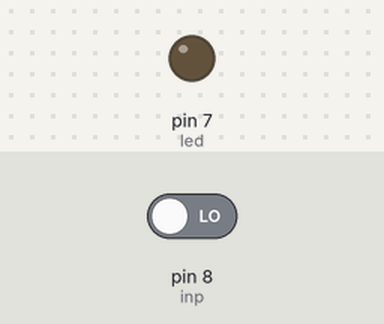
A sketch run on a simulated Arduino Uno, built with avr-gcc and run on an emulated ATmega328P. On the bench: output pins drawn as LEDs (lit = HIGH). The inputs (shaded band) are chosen by the test bench; at power-on: pin 8 (inp) LOW.

Above: at 1.2 s.
1.3 s: pin 8 (inp) driven HIGH
At 1.7 s:
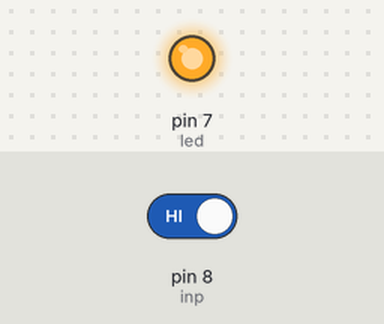
2.8 s: pin 8 (inp) driven LOW
At 4.0 s:
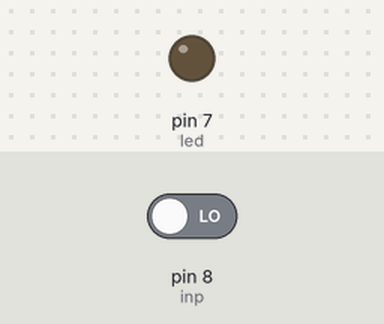
Timing chart, 0 to 5.8 s (numbered marks = the images above; inputs shaded):
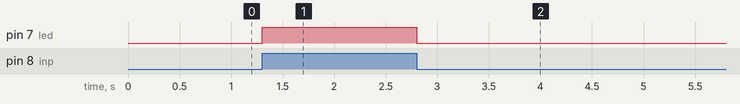

Measured:
- after the input at 1.3 s, pin 7 (led): LOW → HIGH at once
- after the input at 2.8 s, pin 7 (led): HIGH → LOW at once

The sketch:

amazing_gogo1.ino
```cpp
int led=7;
int inp=8;

void setup(){
	pinMode(led, OUTPUT);
 	pinMode(inp, INPUT);
}

void loop(){digitalWrite(led, digitalRead(inp));}
```
